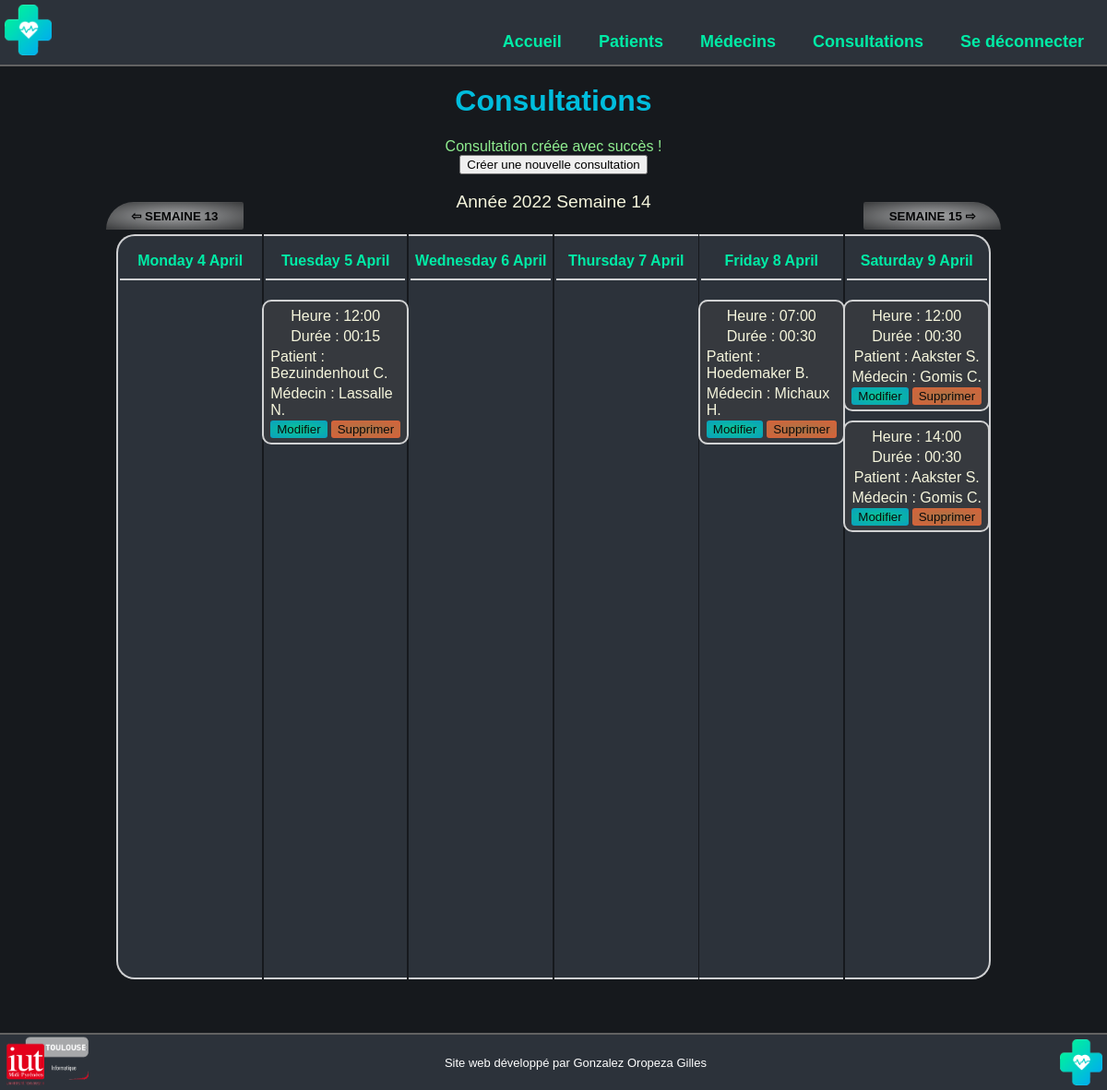
Screenshot of /consultations.php?edit=success (signed in) with the database file from the repository.
### tables this page shows
CREATE TABLE IF NOT EXISTS `rendezvous` (
  `id_medecin` int(11) NOT NULL,
  `dateheure` bigint(20) NOT NULL,
  `duree` bigint(20) DEFAULT '0',
  `id_patient` int(11) NOT NULL,
  PRIMARY KEY (`id_medecin`,`dateheure`),
  KEY `Id_Patient` (`id_patient`)
);

CREATE TABLE IF NOT EXISTS `patient` (
  `id_patient` int(11) NOT NULL AUTO_INCREMENT,
  `nom` varchar(50) DEFAULT NULL,
  `prenom` varchar(50) DEFAULT NULL,
  `civilite` varchar(50) DEFAULT NULL,
  `adresse` varchar(50) DEFAULT NULL,
  `code_postal` int(6) DEFAULT NULL,
  `ville` varchar(50) DEFAULT NULL,
  `date_naissance` bigint(20) DEFAULT NULL,
  `lieu_naissance` varchar(50) DEFAULT NULL,
  `num_ss` char(15) DEFAULT NULL,
  `id_medecin` int(11) DEFAULT NULL,
  PRIMARY KEY (`id_patient`),
  KEY `Id_Medecin` (`id_medecin`)
);

CREATE TABLE IF NOT EXISTS `medecin` (
  `id_medecin` int(11) NOT NULL AUTO_INCREMENT,
  `nom` varchar(50) DEFAULT NULL,
  `prenom` varchar(50) DEFAULT NULL,
  `civilite` varchar(50) DEFAULT NULL,
  PRIMARY KEY (`id_medecin`)
);

### public_html/consultations.php (the view, shortened to what this page needs)
<?php
function getWeeksInYear($year) {
    $date = new DateTime;
    $date->setISODate($year, 53);
    return ($date->format("W") === "53" ? 53 : 52);
}
function daysInWeek($yearNum, $weekNum)
{
    $result = array();
    $datetime = new DateTime();
    $datetime->setISODate($yearNum, $weekNum, 1);
    $interval = new DateInterval('P1D');
    $week = new DatePeriod($datetime, $interval, 6);
    foreach($week as $day){
        $result[] = $day->getTimestamp();
    }
    return $result;
}
if ($_SESSION['week'] + 1 > getWeeksInYear($_SESSION['year'])) {
	$nextYear = $_SESSION['year'] + 1;
	$nextWeek = 1;
} else {
	$nextYear = $_SESSION['year'];
	$nextWeek = $_SESSION['week'] + 1;
}
if ($_SESSION['week'] - 1 < 1) {
	$prevYear = $_SESSION['year'] - 1;
	$prevWeek = getWeeksInYear($_SESSION['year'] - 1);
} else {
	$prevYear = $_SESSION['year'];
	$prevWeek = $_SESSION['week'] - 1;
}
$currentWeek = daysInWeek($_SESSION['year'], $_SESSION['week']);
?>
<!DOCTYPE html>
<html lang="fr">
<head>
	<link rel="stylesheet" type="text/css" href="css/consultations.css">
	<link rel="stylesheet" type="text/css" href="css/common.css">
	<link rel="stylesheet" type="text/css" href="css/footer.css">
	<link rel="stylesheet" type="text/css" href="css/header.css">
</head>
<body>
	<?php
		include "php/header.php";
	?>
	<h1>Consultations</h1>
	<?php
	if(!empty($_GET['edit'])) {
		if($_GET['edit'] === "success") {
			echo "<p class=\"success\">Consultation créée avec succès !</p>";
		} elseif($_GET['edit'] === "errorDimanche") {
			echo "<p class=\"error\">Erreur, le cabinet est fermé le dimanche</p>";
		} else {
			echo "<p class=\"error\">Erreur lors de la modification</p>";
		}
	}
	?>
	<div class="ajouterHorsCalendrier">
		<button class="retourSemaineActuelle" onclick="location.href='ajoutconsultation.php'" type="button">Créer une nouvelle consultation</button>
	</div>
	<div class="semaines">
		<button class="semainePrec" onclick="location.href='consultations.php?week=<?php echo $prevWeek.'&year='.$prevYear; ?>'" type="button">⇦ Semaine <?php echo $prevWeek; ?></button>
		<div id="centreSemaines">
			<p id="dispSemaine">Année <?php echo $_SESSION['year']; ?> Semaine <?php echo $_SESSION['week']; ?></p>
		</div>
		<button class="semaineSuiv" onclick="location.href='consultations.php?week=<?php echo $nextWeek.'&year='.$nextYear; ?>'" type="button">Semaine <?php echo $nextWeek; ?> ⇨</button>
	</div>
	<?php require "php/connexiondb.php";
		$req = $linkpdo->prepare('SELECT patient.nom as pnom, substr(patient.prenom,1,1) as pprenom, medecin.nom as mnom, substr(medecin.prenom,1,1) as mprenom, dateheure, duree, rendezvous.id_medecin as rdv_id_med FROM patient, medecin, rendezvous
		WHERE rendezvous.id_medecin = medecin.id_medecin AND rendezvous.id_patient = patient.id_patient AND dateheure > :debutintervalle AND dateheure < :finintervalle ORDER BY dateheure');
	?>
	<div class="consultations">
		<?php
		for($i = 0; $i < 6; $i++) {
			$position = "";
			if($i == 0) {
				$position = " jourGauche";
			} elseif ($i == 5) {
				$position = " jourDroite";
			}
			echo "<div class=\"jour".$position."\"><p class=\"nomJour\">".ucfirst(strftime("%A %e %B", $currentWeek[$i]))."</p>";
			$debutintervalle = $currentWeek[$i] - 43200;
			$finintervalle = $currentWeek[$i] + 43200;
			$req->execute(array('debutintervalle'=>$debutintervalle,'finintervalle'=>$finintervalle));
			while($data = $req->fetch()) {
				?>
				<div class="consultation">
					<p class="heure">Heure : <?php echo date("H:i", $data['dateheure']); ?></p>
					<p class="duree">Durée : <?php echo date("H:i", $data['duree']); ?></p>
					<p class="patient">Patient : <?php echo $data['pnom']." ".$data['pprenom']."."; ?></p>
					<p class="medecin">Médecin : <?php echo $data['mnom']." ".$data['mprenom']."."; ?></p>
					<div class="btConsultation">
						<form action="modifconsultation.php" method="post">
							<input class="edit" type="submit" name="edit" value="Modifier"></input>
						</form>
						<form method="post" onsubmit="return confirm('Voulez-vous vraiment supprimer cette consultation ?');">
							<input class="delete" type="submit" name="delete" value="Supprimer"></input>
						</form>
					</div>
				</div>
				<?php
			}
			echo "</div>";
		}
		?>
	</div>
	<?php
		include "php/footer.php";
	?>
</body>
</html>

### public_html/css/consultations.css (style rules this page uses)
p { color: beige; }
.semaines { width: 82%; display: flex; flex-direction: row; align-items:flex-end; justify-content: space-between; }
.consultations { width: 80%; display: flex; flex-direction: row; align-items: center; justify-content: space-between; margin-bottom: 60px; min-height: 600px; }
#dispSemaine { font-size: larger; text-align: center; }
.semainePrec, .semaineSuiv { background: radial-gradient(rgba(255, 255, 255, 0.771),rgba(86, 86, 86, 0.771)); font-weight: bolder; text-transform: uppercase; border: 1px solid transparent; padding: 0.5em 2em; margin: 2em 0 0; opacity: 0.8; transition: all 0.2s ease; }
.semainePrec { border-radius: 40px 3px 3px 0px; }
.semaineSuiv { border-radius: 3px 40px 0px 3px; }
.jour { display: flex; flex-direction: column; align-items: center; justify-content: flex-start; background-color: var(--fg-color); margin-top: 5px; padding: 2px; width: 16%; height: 800px; border-top: 2px solid rgba(255, 255, 255, 0.771); border-bottom: 2px solid rgba(255, 255, 255, 0.771); }
.jourGauche { border-radius: 20px 0px 0px 20px; border-left: 2px solid rgba(255, 255, 255, 0.771); }
.jourDroite { border-radius: 0px 20px 20px 0px; border-right: 2px solid rgba(255, 255, 255, 0.771); }
.nomJour { border-bottom: 2px solid rgba(255, 255, 255, 0.771); padding-bottom: 10px; width: 100%; text-align: center; font-weight: bolder; color: var(--turquoise-logo); }
.consultation { display: flex; flex-direction: column; align-items: center; justify-content: center; margin: 5px; padding: 5px; border: 2px solid rgba(255, 255, 255, 0.771); border-radius: 10px; background-color: rgb(54, 57, 62); }
.btConsultation { display: flex; flex-direction: row; }
.consultation p { margin: 2px; }
input[type=submit], .delete { border: 1px solid transparent; border-radius: 3px; opacity: 0.8; transition: all 0.2s ease; margin: 0 2px; }
.edit { background: radial-gradient(var(--turquoise-logo),var(--bleu-logo)); }
.delete { background: radial-gradient(rgb(196, 131, 71), rgb(255, 110, 58)); }

### public_html/css/common.css (style rules this page uses)
body { --bg-color: hsl(214, 13%, 10%); --fg-color: hsl(214, 14%, 20%); --turquoise-logo: #00EBA6; --bleu-logo: #00BDDD; display: flex; align-items: center; justify-content: center; flex-direction: column; background-color: var(--bg-color); margin-bottom:60px; margin-top:70px; width: auto; }
* { font-family: Arial, Helvetica, sans-serif; }
h1 { color: var(--bleu-logo); }
.success { color: lightgreen; margin: 0px; }

### rows the page displays
rendezvous: dateheure "12:00", duree "00:15", id_patient.nom "Bezuindenhout", pprenom "C", id_medecin.nom "Lassalle", mprenom "N"
rendezvous: dateheure "07:00", duree "00:30", id_patient.nom "Hoedemaker", pprenom "B", id_medecin.nom "Michaux", mprenom "H"
rendezvous: dateheure "12:00", duree "00:30", id_patient.nom "Aakster", pprenom "S", id_medecin.nom "Gomis", mprenom "C"
rendezvous: dateheure "14:00", duree "00:30", id_patient.nom "Aakster", pprenom "S", id_medecin.nom "Gomis", mprenom "C"

### other values shown
$prevWeek "13"
$_SESSION['year'] "2022"
$_SESSION['week'] "14"
$nextWeek "15"
strftime("%A %e %B", $currentWeek[$i]) "Monday 4 April"
strftime("%A %e %B", $currentWeek[$i]) "Tuesday 5 April"
strftime("%A %e %B", $currentWeek[$i]) "Wednesday 6 April"
strftime("%A %e %B", $currentWeek[$i]) "Thursday 7 April"
strftime("%A %e %B", $currentWeek[$i]) "Friday 8 April"
strftime("%A %e %B", $currentWeek[$i]) "Saturday 9 April"
